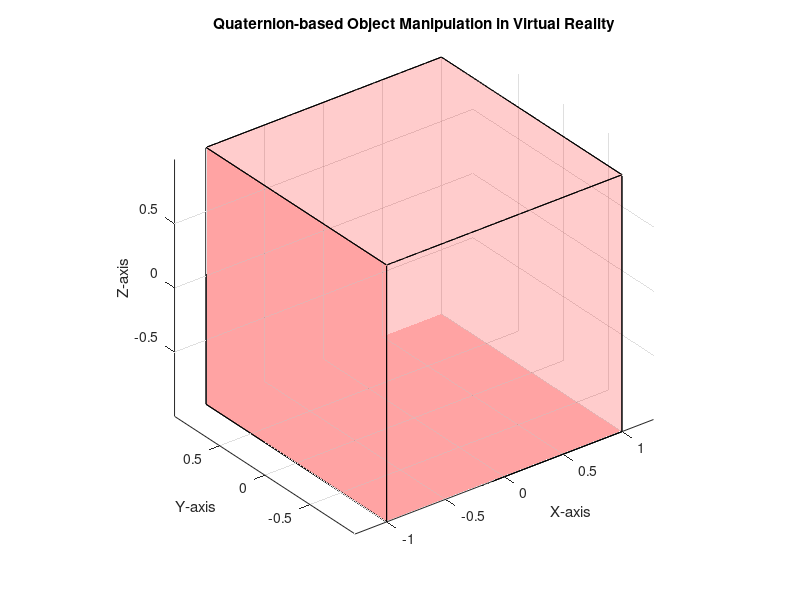

Here is the MATLAB script that generated this plot: (Note: this script raises an error after producing the figure.)
% Create a figure window
figure;
hold on;
axis equal;
grid on;
xlabel('X-axis');
ylabel('Y-axis');
zlabel('Z-axis');
title('Quaternion-based Object Manipulation in Virtual Reality');

% Define a 3D object: Cube vertices
cubeVertices = [-1 -1 -1; 1 -1 -1; 1 1 -1; -1 1 -1; -1 -1 1; 1 -1 1; 1 1 1; -1 1 1];

% Define faces of the cube
cubeFaces = [1 2 3 4; 5 6 7 8; 1 2 6 5; 2 3 7 6; 3 4 8 7; 4 1 5 8];

% Plot the initial cube in 3D
patch('Vertices', cubeVertices, 'Faces', cubeFaces, 'FaceColor', 'red', 'FaceAlpha', 0.2);

% Set up the 3D view
view(3);  % Set the plot to 3D view
axis vis3d;  % Keep the aspect ratio of 3D axes equal when rotating
rotate3d on;  % Enable 3D rotation of the plot

% Define two quaternion rotations (using Aerospace Toolbox)
quat_start = quaternion(1, 0, 0, 0);  % Identity quaternion
quat_end = quaternion(cos(pi/8), sin(pi/8), 0, 0);  % 45-degree rotation around the X-axis

% Define number of steps for the transition
n_steps = 10;
interp_quats = quaternion.empty(n_steps, 0);  % Initialize quaternion array

% Interpolate between start and end quaternion using SLERP
for i = 1:n_steps
    t = (i-1) / (n_steps-1);
    % SLERP interpolation
    interp_quats(i) = slerp(quat_start, quat_end, t); 
end

% Plot the object manipulation and the quaternion surface

% Use a fixed point on the cube for visualization
fixedPoint = cubeVertices(1, :);  % Choose the first vertex of the cube

% Collect transformed points
transformedPoints = zeros(n_steps, 3);

for i = 1:n_steps
    % Convert quaternion to rotation matrix
    rotationMatrix = rotmat(interp_quats(i), 'frame');
    % Apply rotation to the fixed point
    transformedPoints(i,:) = (rotationMatrix * fixedPoint')';
end

% Plot the transformation surface using the motion of the fixed point
plot3(transformedPoints(:,1), transformedPoints(:,2), transformedPoints(:,3), 'b-', 'LineWidth', 2);
scatter3(transformedPoints(:,1), transformedPoints(:,2), transformedPoints(:,3), 50, 'b', 'filled');

% Plot the final cube at its rotated position in 3D
rotationMatrixFinal = rotmat(quat_end, 'frame');
finalCubeVertices = (rotationMatrixFinal * cubeVertices')';
patch('Vertices', finalCubeVertices, 'Faces', cubeFaces, 'FaceColor', 'green', 'FaceAlpha', 0.2);

% Set 3D limits to avoid clipping
xlim([-2 2]);
ylim([-2 2]);
zlim([-2 2]);

% Display
legend('Initial Cube', 'Rotational Path', 'Final Cube');
hold off;

